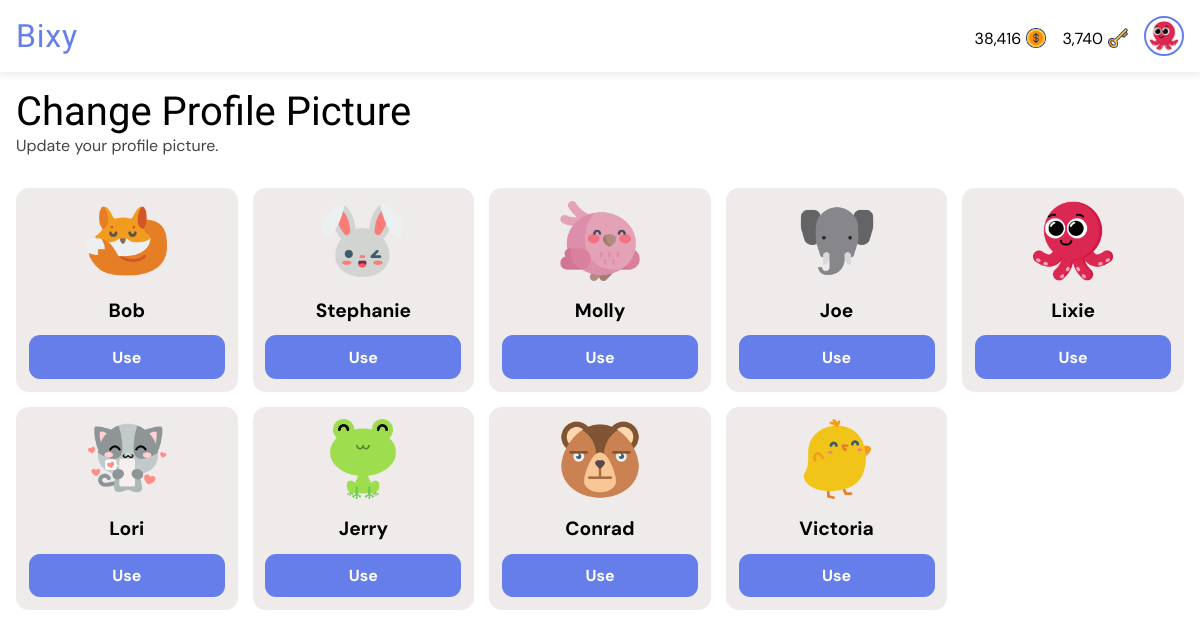
The page /changeprofilepicture/ (signed in) on the database its author committed.
### giftapp/models.py (models this page shows, shortened)
class User(AbstractUser):
    gender = models.CharField(max_length=6, choices=GENDERS, default=GENDERS[0][0])
    is_verified = models.BooleanField(default=False, help_text="If the user's email address is verified or not.")
    email = models.EmailField(unique=True, blank=False, null=False)
    new_email = models.EmailField(unique=False, blank=True, null=True)
    coins = models.PositiveIntegerField(default=0)
    won_coins = models.PositiveIntegerField(default=0)
    keys = models.PositiveIntegerField(default=0)
    verify_code = models.CharField(max_length=255, null=True, blank=True)
    change_email_code = models.CharField(max_length=255, null=True, blank=True)
    profile_pic = models.ForeignKey(ProfilePicture, on_delete=models.SET_NULL, related_name='owners', null=True)
    deactivated_at = models.DateTimeField(null=True, blank=True)
    USERNAME_FIELD = "email"
    REQUIRED_FIELDS = ["username"]

class ProfilePicture(models.Model):
    name = models.CharField(max_length=50, null=False, blank=False)
    image = models.ImageField(null=False, blank=False, upload_to='profile_pics')

### giftapp/views.py (the view)
# urls.py: path("changeprofilepicture/", views.change_profile_picture, name="change_profile_picture"),
@login_required
def change_profile_picture(request):
    profile_pictures = ProfilePicture.objects.all()
    return render(request, "change_profile_picture.html", {'profile_pictures': profile_pictures})

### templates/change_profile_picture.html (shortened to what this page needs)
{% extends 'base.html' %}
{% load static %}
{% load humanize %}
{% load timefilters %}
{% block title %}
<link rel="stylesheet" href="{% static 'css/all_gifts.css' %}">
{% endblock %}
{% block body %}
<div class="heading">
    <h1>Change Profile Picture</h1>
    <p>Update your profile picture.</p>
</div>
{% if profile_pictures|length > 0 %}
<div class="card-container">
    {% for picture in profile_pictures %}
    <div class="card">
        <div class="gift-image">
            <img src="{{ picture.image.url }}" alt="Gift image">
        </div>
        <div class="gift-info">
            <h1>{{ picture.name }}</h1>
        </div>
        <a href="{% url 'use_profile_picture' picture.id %}">Use</a>
    </div>
    {% endfor %}
</div>
{% else %}
<div class="empty">
    <img src="{% static 'images/empty-box.png' %}" alt="No content image">
    <h1>Feels Empty Here.</h1>
    <a href="{% url 'change_profile_picture' %}">Refresh</a>
</div>
{% endif %}
{% endblock %}

### templates/base.html (shortened to what this page needs)
<!DOCTYPE html>
<html lang="en">
<head>
    {% load static %}
    {% load humanize %}
    {% load timefilters %}
    {% block title %} {% endblock %}
</head>
<body>
    <nav class="navbar">
        <div class="logo-container" role="link" tabindex="0">
            <a href="{% url 'all_gifts' %}" class="logo-text">Bixy</a>
        </div>
        <div class="profile-section" id="profileSection">
            {% if user.is_authenticated %}
            <a href="{% url 'buy_coins' %}" style="text-decoration: none; color: black;">
                <div class="cost">
                    <p>{{ user.coins|intcomma }}</p>
                    <img src="{% static 'images/dollar.png' %}" alt="Gift image">
                </div>
            </a>
            <a href="{% url 'buy_coins' %}" style="text-decoration: none; color: black;">
                <div class="cost">
                    <p>{{ user.keys|intcomma }}</p>
                    <img src="{% static 'images/key.png' %}" alt="Gift image">
                </div>
            </a>
            <a href="{% url 'profile' %}">
                <img src="{{ user.profile_pic.image.url }}" alt="Profile picture" class="profile-pic" />
            </a>
            {% else %}
            <a href="{% url 'signin' %}" class="btn login">Login</a>
            <a href="{% url 'signup' %}" class="btn signup">Sign Up</a>
            {% endif %}
        </div>
    </nav>
    <main>
        <section>
            {% block body %} {% endblock %}
        </section>
    </main>
</body>
</html>

### static/css/all_gifts.css (style rules this page uses)
* { margin: 0; padding: 0; box-sizing: border-box; font-family: "DM Sans", sans-serif; font-optical-sizing: auto; font-style: normal; }
html { font-size: 16px; }
:root { --background-color: white; --text-color: black; --label-color: #555; --even-row-color: #f9f9f9; --input-background-color: white; --input-text-color: black; --input-border-color: #ccc; --sub-text-color: #444; --button-color: #667eea; --link-color: #667eea; --button-hover-color: #7f53d2; --card-background-color: rgb(240, 235, 235); --card-text-color: var(--text-color); --card-button-color: white; --tag-bg: #dbd7d7; --tag-text: black; --padding-value: 1rem; }
* { margin: 0; padding: 0; box-sizing: border-box; }
body { background-color: var(--background-color); }
.navbar { display: flex; justify-content: space-between; align-items: center; padding: 1rem var(--padding-value); background: var(--background-color); box-shadow: 0 2px 8px rgba(0, 0, 0, 0.1); position: fixed; top: 0; width: 100%; z-index: 100; }
.logo-container { display: flex; align-items: center; cursor: pointer; user-select: none; }
.logo-text { font-weight: 700; font-size: 2rem; color: var(--button-color); line-height: 1; letter-spacing: .05rem; font-family: "Passion One", sans-serif; font-weight: 400; font-style: normal; text-decoration: none; }
.profile-section { display: flex; align-items: center; gap: 1rem; }
.profile-pic { width: 40px; height: 40px; border-radius: 50%; object-fit: cover; cursor: pointer; border: 2px solid var(--button-color); transition: box-shadow 0.3s ease; padding: .2rem; display: block; }
main { margin-top: 4.5em; }
div.heading { padding: 1rem var(--padding-value); }
div.heading h1 { font-family: "Passion One", sans-serif; font-weight: 400; font-style: normal; text-decoration: none; font-size: 2.5rem; color: var(--text-color); }
div.heading p { color: var(--sub-text-color); }
div.card-container { display: flex; flex-wrap: wrap; gap: 15px; padding: 1rem var(--padding-value); }
div.card { background-color: var(--card-background-color); color: var(--card-text-color); display: flex; flex-direction: column; align-items: center; padding: 1em; font-size: .8rem; border-radius: 1em; width: calc((100% - 60px) / 5); }
div.card h1 { font-size: 1.2rem; }
div.gift-image img { width: 100%; height: 80px; }
div.gift-info { display: flex; flex-direction: column; align-items: center; padding: 1em; }
div.gift-info h1 { text-align: center; }
div.card a { width: 100%; background-color: var(--link-color); color: var(--card-button-color); padding: .7rem; border: none; border-radius: .7em; font-size: 1rem; font-weight: bold; text-decoration: none; text-align: center; }
div.cost { display: flex; align-items: center; gap: 5px; justify-content: center; margin-top: .3rem; color: var(--text-color); }
div.cost img { width: 20px !important; height: 20px !important; }

### rows shown on the page
User: coins "38,416", keys "3,740", profile_pic.image (picture)
ProfilePicture: image (picture), name "Bob"
ProfilePicture: image (picture), name "Stephanie"
ProfilePicture: image (picture), name "Molly"
ProfilePicture: image (picture), name "Joe"
ProfilePicture: image (picture), name "Lixie"
ProfilePicture: image (picture), name "Lori"
ProfilePicture: image (picture), name "Jerry"
ProfilePicture: image (picture), name "Conrad"
ProfilePicture: image (picture), name "Victoria"
